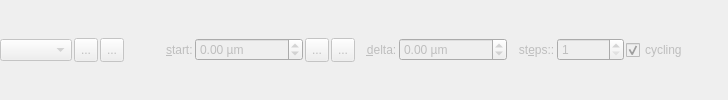
    <widget class="QWidget" name="widStage2" native="true">
     <property name="enabled">
      <bool>false</bool>
     </property>
     <layout class="QGridLayout" name="gridLayout_3">
      <property name="leftMargin">
       <number>0</number>
      </property>
      <property name="topMargin">
       <number>0</number>
      </property>
      <property name="rightMargin">
       <number>0</number>
      </property>
      <property name="bottomMargin">
       <number>0</number>
      </property>
      <property name="spacing">
       <number>2</number>
      </property>
      <item row="0" column="0">
       <layout class="QHBoxLayout" name="horizontalLayout_12">
        <item>
         <widget class="QFStageComboBox" name="cmbStage2">
          <property name="minimumSize">
           <size>
            <width>0</width>
            <height>22</height>
           </size>
          </property>
          <property name="maximumSize">
           <size>
            <width>250</width>
            <height>16777215</height>
           </size>
          </property>
         </widget>
        </item>
        <item>
         <widget class="QToolButton" name="btnConnect2">
          <property name="minimumSize">
           <size>
            <width>24</width>
            <height>24</height>
           </size>
          </property>
          <property name="toolTip">
           <string>connect to stage</string>
          </property>
          <property name="text">
           <string>...</string>
          </property>
          <property name="icon">
           <iconset resource="spimb040.qrc">
            <normaloff>:/spimb040/stageconnect.png</normaloff>:/spimb040/stageconnect.png</iconset>
          </property>
          <property name="checkable">
           <bool>true</bool>
          </property>
         </widget>
        </item>
        <item>
         <widget class="QToolButton" name="btnConfig2">
          <property name="minimumSize">
           <size>
            <width>24</width>
            <height>24</height>
           </size>
          </property>
          <property name="toolTip">
           <string>configure stage</string>
          </property>
          <property name="text">
           <string>...</string>
          </property>
          <property name="icon">
           <iconset resource="spimb040.qrc">
            <normaloff>:/spimb040/stagesettings.png</normaloff>:/spimb040/stagesettings.png</iconset>
          </property>
         </widget>
        </item>
        <item>
         <spacer name="horizontalSpacer_3">
          <property name="orientation">
           <enum>Qt::Horizontal</enum>
          </property>
          <property name="sizeType">
           <enum>QSizePolicy::Fixed</enum>
          </property>
          <property name="sizeHint" stdset="0">
           <size>
            <width>40</width>
            <height>20</height>
           </size>
          </property>
         </spacer>
        </item>
        <item>
         <widget class="QLabel" name="label_12">
          <property name="text">
           <string>&amp;start:</string>
          </property>
          <property name="buddy">
           <cstring>spinStart2</cstring>
          </property>
         </widget>
        </item>
        <item>
         <widget class="QDoubleSpinBox" name="spinStart2">
          <property name="suffix">
           <string> µm</string>
          </property>
          <property name="minimum">
           <double>-10000000.000000000000000</double>
          </property>
          <property name="maximum">
           <double>10000000.000000000000000</double>
          </property>
          <property name="singleStep">
           <double>10.000000000000000</double>
          </property>
         </widget>
        </item>
        <item>
         <widget class="QToolButton" name="btnGetCurrent2">
          <property name="minimumSize">
           <size>
            <width>24</width>
            <height>24</height>
           </size>
          </property>
          <property name="toolTip">
           <string>get the current position</string>
          </property>
          <property name="text">
           <string>...</string>
          </property>
          <property name="icon">
           <iconset resource="spimb040.qrc">
            <normaloff>:/spimb040/get_current_pos.png</normaloff>:/spimb040/get_current_pos.png</iconset>
          </property>
         </widget>
        </item>
        <item>
         <widget class="QToolButton" name="btnGetCurrentAround2">
          <property name="minimumSize">
           <size>
            <width>24</width>
            <height>24</height>
           </size>
          </property>
          <property name="toolTip">
           <string>get start from the current position, so we scan symmetrically around it.</string>
          </property>
          <property name="text">
           <string>...</string>
          </property>
          <property name="icon">
           <iconset resource="spimb040.qrc">
            <normaloff>:/spimb040/get_current_pos_around.png</normaloff>:/spimb040/get_current_pos_around.png</iconset>
          </property>
         </widget>
        </item>
        <item>
         <widget class="QLabel" name="label_13">
          <property name="text">
           <string>   &amp;delta:</string>
          </property>
          <property name="buddy">
           <cstring>spinDelta2</cstring>
          </property>
         </widget>
        </item>
        <item>
         <widget class="QDoubleSpinBox" name="spinDelta2">
          <property name="suffix">
           <string> µm</string>
          </property>
          <property name="minimum">
           <double>-10000000.000000000000000</double>
          </property>
          <property name="maximum">
           <double>10000000.000000000000000</double>
          </property>
          <property name="singleStep">
           <double>10.000000000000000</double>
          </property>
         </widget>
        </item>
        <item>
         <widget class="QLabel" name="label_14">
          <property name="text">
           <string>   st&amp;eps::</string>
          </property>
          <property name="buddy">
           <cstring>spinSteps2</cstring>
          </property>
         </widget>
        </item>
        <item>
         <widget class="QSpinBox" name="spinSteps2">
          <property name="minimum">
           <number>1</number>
          </property>
          <property name="maximum">
           <number>100000</number>
          </property>
         </widget>
        </item>
        <item>
         <widget class="QCheckBox" name="chkCycling2">
          <property name="toolTip">
           <string>&lt;html&gt;&lt;head/&gt;&lt;body&gt;&lt;p&gt;Deactivate this option if you want to prevent the stages from returning home after each scan. &lt;/p&gt;&lt;p&gt;If activated (default), scans will be:&lt;/p&gt;&lt;p&gt;&lt;span style=&quot; font-family:'Courier New,courier'; font-style:italic;&quot;&gt;stage 1:&lt;/span&gt;&lt;span style=&quot; font-family:'Courier New,courier';&quot;&gt; 1&amp;nbsp;&amp;nbsp;&amp;nbsp;&amp;nbsp;&amp;nbsp;&amp;nbsp;&amp;nbsp;&amp;nbsp;&amp;nbsp;2&amp;nbsp;&amp;nbsp;&amp;nbsp;&amp;nbsp;&amp;nbsp;&amp;nbsp;&amp;nbsp;&amp;nbsp;&amp;nbsp;3 ...&lt;/span&gt;&lt;br/&gt;&lt;span style=&quot; font-family:'Courier New,courier'; font-style:italic;&quot;&gt;stage 2:&lt;/span&gt;&lt;span style=&quot; font-family:'Courier New,courier';&quot;&gt; 1 2 3 4&amp;nbsp;&amp;nbsp;&amp;nbsp;1 2 3 4&amp;nbsp;&amp;nbsp;&amp;nbsp;1 ...&lt;/span&gt;&lt;br/&gt;&lt;/p&gt;&lt;p&gt;If deactivated , scans will be:&lt;/p&gt;&lt;p&gt;&lt;span style=&quot; font-family:'Courier New,courier'; font-style:italic;&quot;&gt;stage 1:&lt;/span&gt;&lt;span style=&quot; font-family:'Courier New,courier';&quot;&gt; 1&amp;nbsp;&amp;nbsp;&amp;nbsp;&amp;nbsp;&amp;nbsp;&amp;nbsp;&amp;nbsp;&amp;nbsp;&amp;nbsp;2&amp;nbsp;&amp;nbsp;&amp;nbsp;&amp;nbsp;&amp;nbsp;&amp;nbsp;&amp;nbsp;&amp;nbsp;&amp;nbsp;3 ...&lt;/span&gt;&lt;br/&gt;&lt;span style=&quot; font-family:'Courier New,courier'; font-style:italic;&quot;&gt;stage 2:&lt;/span&gt;&lt;span style=&quot; font-family:'Courier New,courier';&quot;&gt; 1 2 3 4&amp;nbsp;&amp;nbsp;&amp;nbsp;5 6 7 8&amp;nbsp;&amp;nbsp;&amp;nbsp;9 ...&lt;/span&gt;&lt;br/&gt;&lt;/p&gt;&lt;/body&gt;&lt;/html&gt;</string>
          </property>
          <property name="text">
           <string>cycling</string>
          </property>
          <property name="checked">
           <bool>true</bool>
          </property>
         </widget>
        </item>
        <item>
         <spacer name="horizontalSpacer_17">
          <property name="orientation">
           <enum>Qt::Horizontal</enum>
          </property>
          <property name="sizeHint" stdset="0">
           <size>
            <width>40</width>
            <height>20</height>
           </size>
          </property>
         </spacer>
        </item>
       </layout>
      </item>
     </layout>
    </widget>
